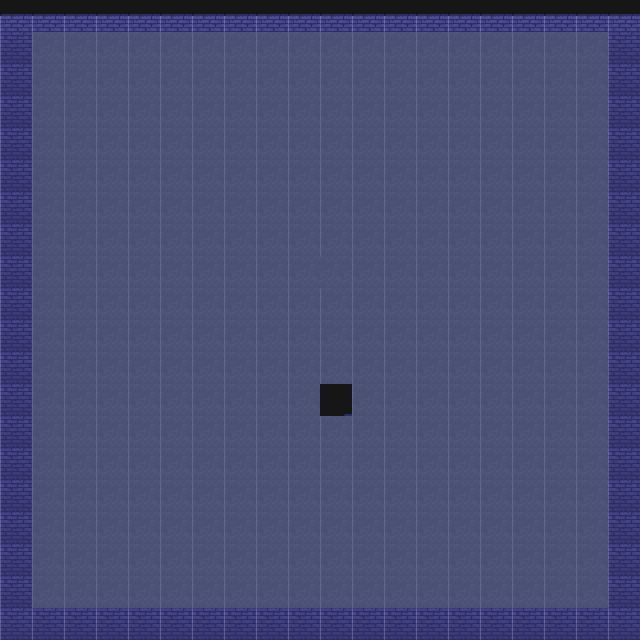

A 2D game scene composited from a Tiled map and its tileset images. What follows is a short description and the map's XML, with each tile layer's data collapsed to a summary:
An orthogonal 20x20 tile map with 32x32 px tiles, 2 tile layers (Tile Layer 1, Snake), 1 hidden layer not drawn.

<map version="1.0" orientation="orthogonal" renderorder="right-down" width="20" height="20" tilewidth="32" tileheight="32" nextobjectid="2">
 <tileset firstgid="1" name="myTileset" tilewidth="32" tileheight="32" tilecount="36" columns="6">
  <image source="sewer_tileset.png" width="192" height="217" />
 </tileset>
 <layer name="Tile Layer 1" width="20" height="20">
  <data>[400 cells, 400 non-empty, 5 distinct tile ids]</data>
 </layer>
 <layer name="Boundaries" width="20" height="20" visible="0">
  <data>[400 cells, 0 non-empty, 0 distinct tile ids]</data>
 </layer>
 <layer name="Snake" width="20" height="20">
  <data>[400 cells, 0 non-empty, 0 distinct tile ids]</data>
 </layer>
</map>
